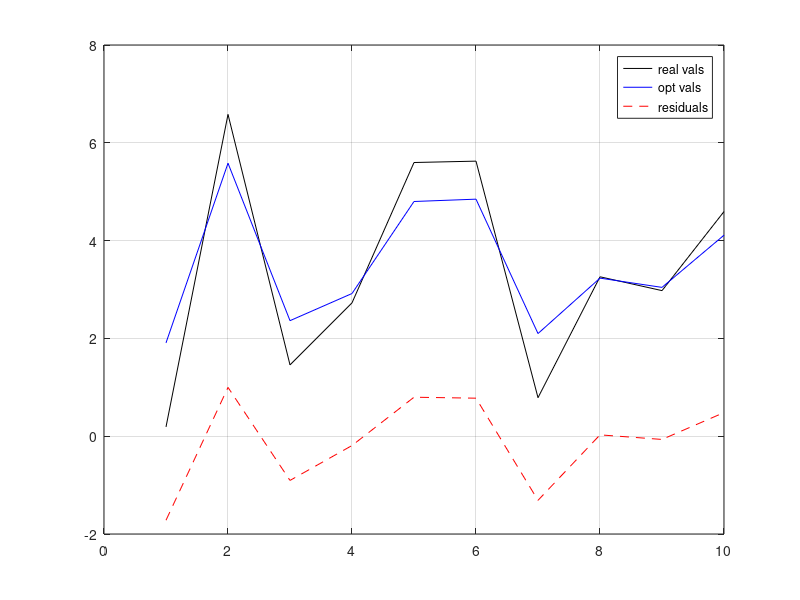

This figure's MATLAB source:
data  = [-1.7237128,1.8712276,-0.96608055,...
      -0.28394297,1.3416969,1.3757038,...
      -1.3703436,0.042581975,-0.14970151,...
       0.82065094];

y     = [0.19000429,6.5807428,1.4582725,...
      2.7270851,5.5969253,5.6249280,...
      0.787615,3.2599759,2.9771762,...
      4.5936475];


error_factor = 1;
a0 = 3.18970;
a1 = 1 ;
a2 = 0.149020 ; 

opt = a0 + a1 .* data + a2.* data.* data ;

plot(y, 'k'); hold on;
plot(opt, 'b');
plot(error_factor.*(y-opt), 'r--'); grid on;
legend('real vals', 'opt vals', 'residuals');
